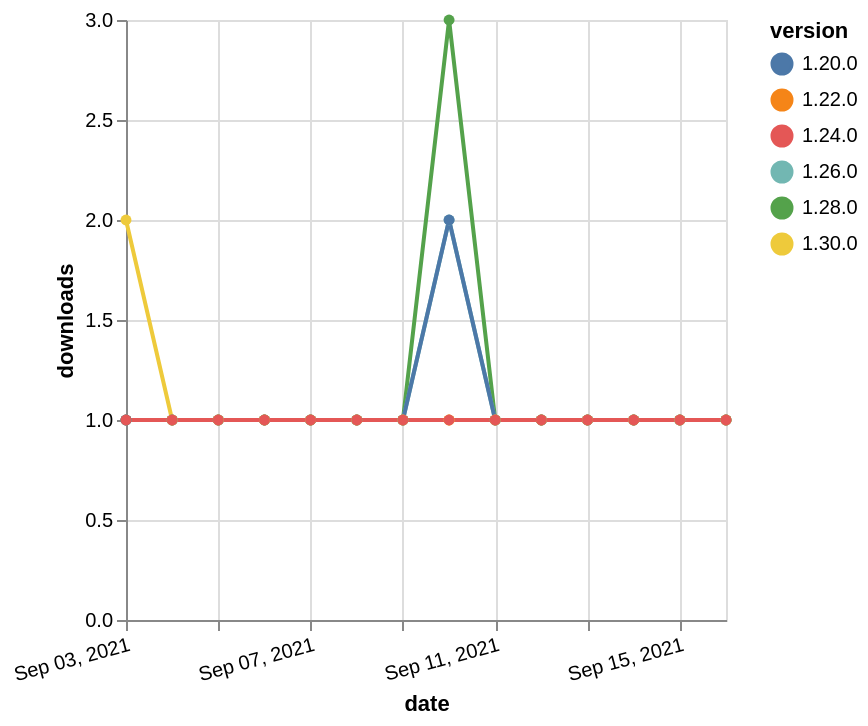

Write a Vega-Lite specification for this figure.
### Vega-Lite specification from a JSON file in a GitHub repository (floating-point values rounded to 4 significant figures)
{"$schema": "https://vega.github.io/schema/vega-lite/v5.json", "description": "A simple bar chart with embedded data.", "data": {"values": [{"date": "2021-09-03", "total": 177, "delta": 1, "version": "1.22.0"}, {"date": "2021-09-04", "total": 178, "delta": 1, "version": "1.22.0"}, {"date": "2021-09-05", "total": 179, "delta": 1, "version": "1.22.0"}, {"date": "2021-09-06", "total": 180, "delta": 1, "version": "1.22.0"}, {"date": "2021-09-07", "total": 181, "delta": 1, "version": "1.22.0"}, {"date": "2021-09-08", "total": 182, "delta": 1, "version": "1.22.0"}, {"date": "2021-09-09", "total": 183, "delta": 1, "version": "1.22.0"}, {"date": "2021-09-10", "total": 184, "delta": 1, "version": "1.22.0"}, {"date": "2021-09-11", "total": 185, "delta": 1, "version": "1.22.0"}, {"date": "2021-09-12", "total": 186, "delta": 1, "version": "1.22.0"}, {"date": "2021-09-13", "total": 187, "delta": 1, "version": "1.22.0"}, {"date": "2021-09-14", "total": 188, "delta": 1, "version": "1.22.0"}, {"date": "2021-09-15", "total": 189, "delta": 1, "version": "1.22.0"}, {"date": "2021-09-16", "total": 190, "delta": 1, "version": "1.22.0"}, {"date": "2021-09-03", "total": 160, "delta": 1, "version": "1.28.0"}, {"date": "2021-09-04", "total": 161, "delta": 1, "version": "1.28.0"}, {"date": "2021-09-05", "total": 162, "delta": 1, "version": "1.28.0"}, {"date": "2021-09-06", "total": 163, "delta": 1, "version": "1.28.0"}, {"date": "2021-09-07", "total": 164, "delta": 1, "version": "1.28.0"}, {"date": "2021-09-08", "total": 165, "delta": 1, "version": "1.28.0"}, {"date": "2021-09-09", "total": 166, "delta": 1, "version": "1.28.0"}, {"date": "2021-09-10", "total": 169, "delta": 3, "version": "1.28.0"}, {"date": "2021-09-11", "total": 170, "delta": 1, "version": "1.28.0"}, {"date": "2021-09-12", "total": 171, "delta": 1, "version": "1.28.0"}, {"date": "2021-09-13", "total": 172, "delta": 1, "version": "1.28.0"}, {"date": "2021-09-14", "total": 173, "delta": 1, "version": "1.28.0"}, {"date": "2021-09-15", "total": 174, "delta": 1, "version": "1.28.0"}, {"date": "2021-09-16", "total": 175, "delta": 1, "version": "1.28.0"}, {"date": "2021-09-03", "total": 143, "delta": 1, "version": "1.26.0"}, {"date": "2021-09-04", "total": 144, "delta": 1, "version": "1.26.0"}, {"date": "2021-09-05", "total": 145, "delta": 1, "version": "1.26.0"}, {"date": "2021-09-06", "total": 146, "delta": 1, "version": "1.26.0"}, {"date": "2021-09-07", "total": 147, "delta": 1, "version": "1.26.0"}, {"date": "2021-09-08", "total": 148, "delta": 1, "version": "1.26.0"}, {"date": "2021-09-09", "total": 149, "delta": 1, "version": "1.26.0"}, {"date": "2021-09-10", "total": 151, "delta": 2, "version": "1.26.0"}, {"date": "2021-09-11", "total": 152, "delta": 1, "version": "1.26.0"}, {"date": "2021-09-12", "total": 153, "delta": 1, "version": "1.26.0"}, {"date": "2021-09-13", "total": 154, "delta": 1, "version": "1.26.0"}, {"date": "2021-09-14", "total": 155, "delta": 1, "version": "1.26.0"}, {"date": "2021-09-15", "total": 156, "delta": 1, "version": "1.26.0"}, {"date": "2021-09-16", "total": 157, "delta": 1, "version": "1.26.0"}, {"date": "2021-09-03", "total": 210, "delta": 1, "version": "1.20.0"}, {"date": "2021-09-04", "total": 211, "delta": 1, "version": "1.20.0"}, {"date": "2021-09-05", "total": 212, "delta": 1, "version": "1.20.0"}, {"date": "2021-09-06", "total": 213, "delta": 1, "version": "1.20.0"}, {"date": "2021-09-07", "total": 214, "delta": 1, "version": "1.20.0"}, {"date": "2021-09-08", "total": 215, "delta": 1, "version": "1.20.0"}, {"date": "2021-09-09", "total": 216, "delta": 1, "version": "1.20.0"}, {"date": "2021-09-10", "total": 218, "delta": 2, "version": "1.20.0"}, {"date": "2021-09-11", "total": 219, "delta": 1, "version": "1.20.0"}, {"date": "2021-09-12", "total": 220, "delta": 1, "version": "1.20.0"}, {"date": "2021-09-13", "total": 221, "delta": 1, "version": "1.20.0"}, {"date": "2021-09-14", "total": 222, "delta": 1, "version": "1.20.0"}, {"date": "2021-09-15", "total": 223, "delta": 1, "version": "1.20.0"}, {"date": "2021-09-16", "total": 224, "delta": 1, "version": "1.20.0"}, {"date": "2021-09-03", "total": 114, "delta": 2, "version": "1.30.0"}, {"date": "2021-09-04", "total": 115, "delta": 1, "version": "1.30.0"}, {"date": "2021-09-05", "total": 116, "delta": 1, "version": "1.30.0"}, {"date": "2021-09-06", "total": 117, "delta": 1, "version": "1.30.0"}, {"date": "2021-09-07", "total": 118, "delta": 1, "version": "1.30.0"}, {"date": "2021-09-08", "total": 119, "delta": 1, "version": "1.30.0"}, {"date": "2021-09-09", "total": 120, "delta": 1, "version": "1.30.0"}, {"date": "2021-09-10", "total": 121, "delta": 1, "version": "1.30.0"}, {"date": "2021-09-11", "total": 122, "delta": 1, "version": "1.30.0"}, {"date": "2021-09-12", "total": 123, "delta": 1, "version": "1.30.0"}, {"date": "2021-09-13", "total": 124, "delta": 1, "version": "1.30.0"}, {"date": "2021-09-14", "total": 125, "delta": 1, "version": "1.30.0"}, {"date": "2021-09-15", "total": 126, "delta": 1, "version": "1.30.0"}, {"date": "2021-09-16", "total": 127, "delta": 1, "version": "1.30.0"}, {"date": "2021-09-03", "total": 168, "delta": 1, "version": "1.24.0"}, {"date": "2021-09-04", "total": 169, "delta": 1, "version": "1.24.0"}, {"date": "2021-09-05", "total": 170, "delta": 1, "version": "1.24.0"}, {"date": "2021-09-06", "total": 171, "delta": 1, "version": "1.24.0"}, {"date": "2021-09-07", "total": 172, "delta": 1, "version": "1.24.0"}, {"date": "2021-09-08", "total": 173, "delta": 1, "version": "1.24.0"}, {"date": "2021-09-09", "total": 174, "delta": 1, "version": "1.24.0"}, {"date": "2021-09-10", "total": 175, "delta": 1, "version": "1.24.0"}, {"date": "2021-09-11", "total": 176, "delta": 1, "version": "1.24.0"}, {"date": "2021-09-12", "total": 177, "delta": 1, "version": "1.24.0"}, {"date": "2021-09-13", "total": 178, "delta": 1, "version": "1.24.0"}, {"date": "2021-09-14", "total": 179, "delta": 1, "version": "1.24.0"}, {"date": "2021-09-15", "total": 180, "delta": 1, "version": "1.24.0"}, {"date": "2021-09-16", "total": 181, "delta": 1, "version": "1.24.0"}]}, "width": "container", "mark": {"type": "line", "point": {"filled": true}}, "encoding": {"x": {"field": "date", "type": "temporal", "timeUnit": "yearmonthdate", "title": "date", "axis": {"labelAngle": -15}}, "y": {"field": "delta", "type": "quantitative", "title": "downloads"}, "color": {"field": "version", "type": "nominal"}, "tooltip": {"field": "delta"}}}
